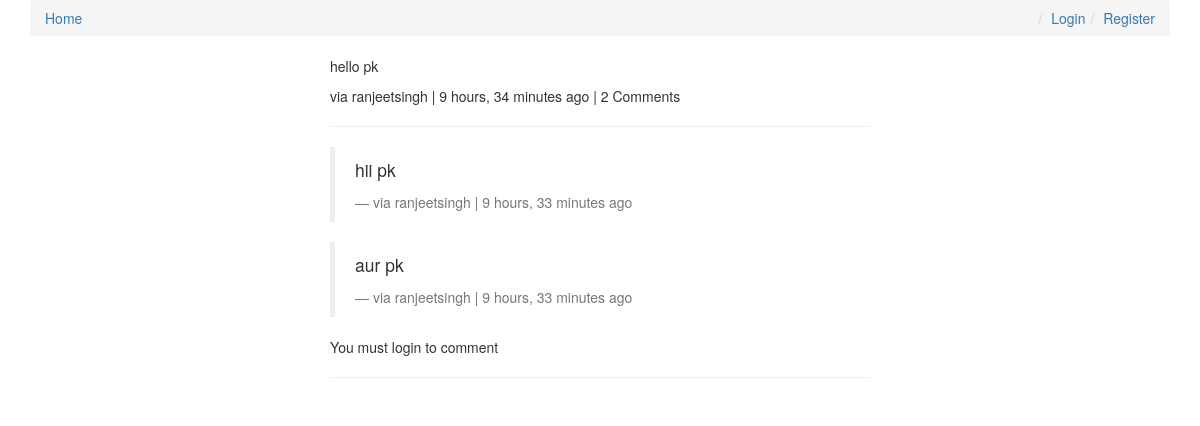
Before: /comments/33/ with the older database file.
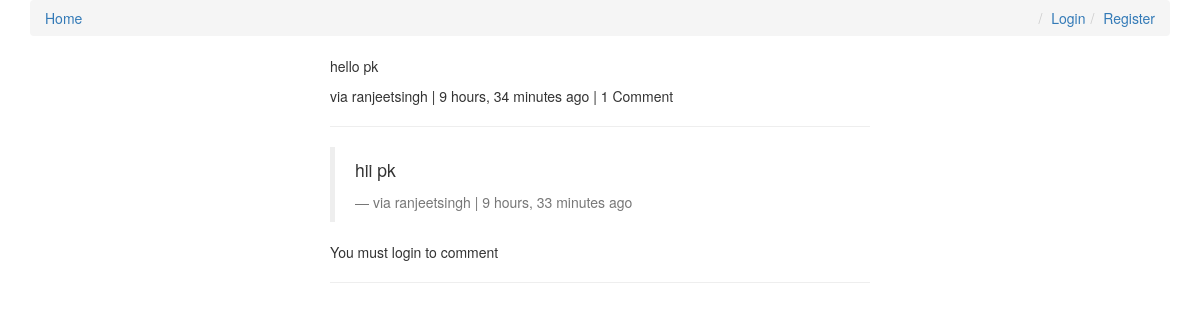
After: the same page with the newer database file.
### comments/models.py (models this page shows, shortened)
class Comment(models.Model):
    user        = models.ForeignKey(settings.AUTH_USER_MODEL, default=1)
    content_type = models.ForeignKey(ContentType, on_delete=models.CASCADE)
    object_id = models.PositiveIntegerField()
    content_object = GenericForeignKey('content_type', 'object_id')
    parent      = models.ForeignKey("self", null=True, blank=True)
    content     = models.TextField()
    timestamp   = models.DateTimeField(auto_now_add=True)
    objects = CommentManager()
    class Meta:
        ordering = ['-timestamp']
    def children(self): #replies
        return Comment.objects.filter(parent=self)
    @property
    def is_parent(self):
        if self.parent is not None:
            return False
        return True

### comments/views.py (the view, shortened to what this page needs)
# urls.py: url(r'^(?P<id>\d+)/$', comment_thread, name='thread'),
def comment_thread(request,id):
    try:
        obj = Comment.objects.get(id=id)
    except:
        raise Http404
    if not obj.is_parent:
        obj = obj.parent
    content_object = obj.content_object
    content_id = obj.object_id
    initial_data = {
        "content_type":obj.content_type,
        "object_id":obj.object_id
    }
    form = CommentForm(request.POST or None, initial=initial_data)
    context = {
        "comments":obj,
        "form":form,
    }
    return render(request, "comment_thread.html", context)

### posts/models.py (called while the page is built)
    def __str__(self):
        return self.title

### posts/templatetags/urlify.py (called while the page is built)
@register.filter
def urlify(value):
    return quote_plus(value)

### templates/comment_thread.html (shortened to what this page needs)
{% extends "base.html" %}
{% load urlify %}
{% load crispy_forms_tags %}
{% block content %}
<div class="col-sm-6 col-sm-offset-3">
    <p> {{comments.content}}</p>
    <footer>via {{ comments.user }} | {{ comments.timestamp|timesince }} ago |
        {% if comments.children.count > 0 %}{{ comments.children.count }}
        Comment{% if comments.children.count > 1 %}s{% endif %} {% endif %} {% if request.user == comments.user %} <a href="{{comments.get_delete_url}}">Delete</a>{% endif %} </footer>
    <hr>
    <div>
        {% for child_comment in comments.children %}
        <blockquote>
            <p class="mb-0"> {{child_comment.content}}</p>
            <footer>via {{child_comment.user }} | {{ child_comment.timestamp | timesince }} ago  {% if request.user == child_comment.user %} <a href="{{child_comment.get_delete_url}}">Delete</a> {% endif %}  </footer>
        </blockquote>
        {% endfor %}
        {% if request.user.is_authenticated %}
        <form action="" method="POST">{% csrf_token %}
            {{form | crispy }}
            <input type="hidden" name='parent_id' value="{{comments.id}}">
            <input type="submit" value="Reply" class="btn btn-default">
        </form>
        {% else %}
        <p>You must login to comment</p>
        {% endif %}
    </div>
    <hr />
</div>
{% endblock content %}

Changed rows visible on the page:
removed Comment: content "aur pk", user "ranjeetsingh", timestamp "9 hours, 33 minutes"
computed for Comment "hello pk": children.count "2" → "1"
Other visible differences:
text no longer shown: "s"
